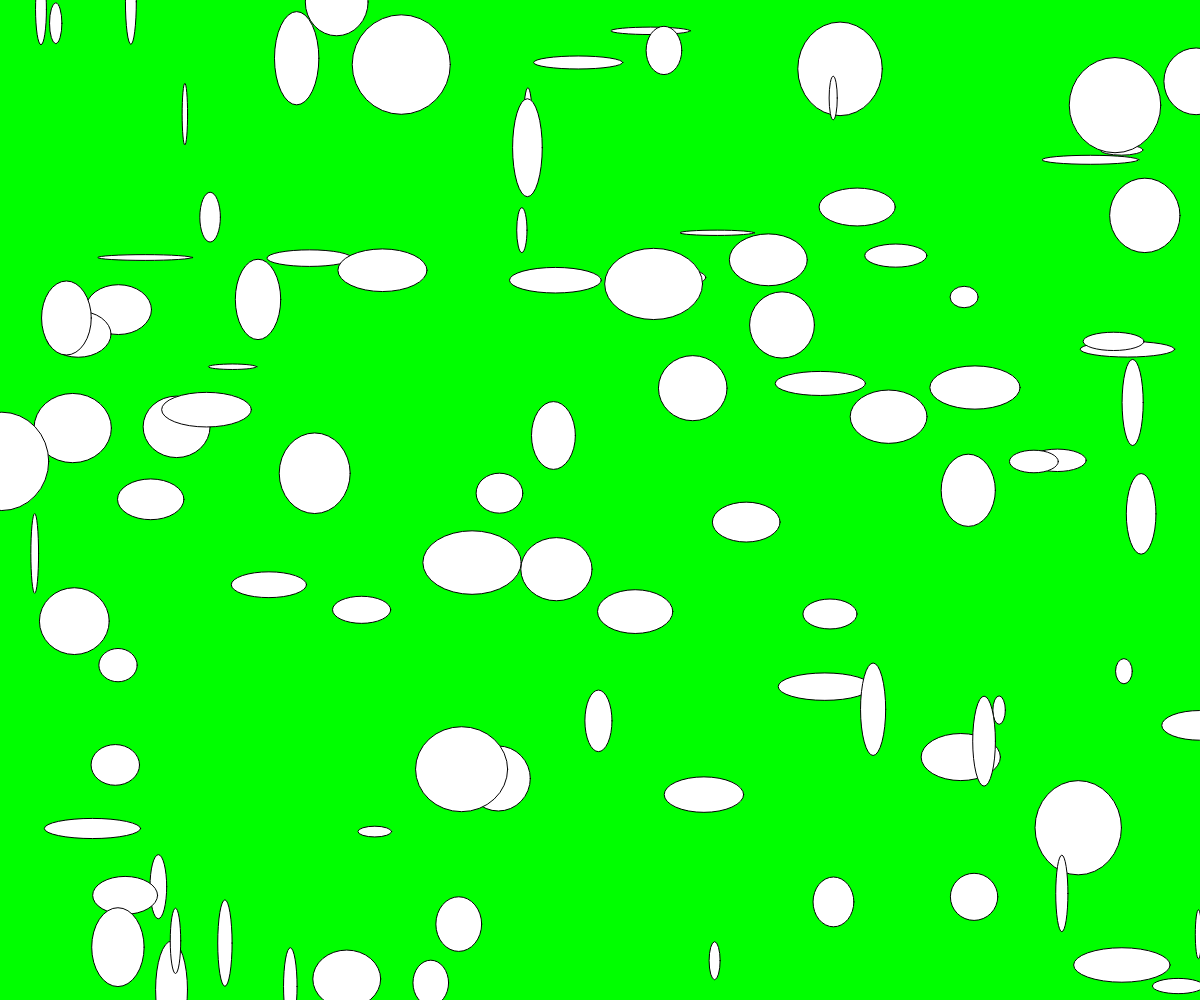
Frame 1 (no input)
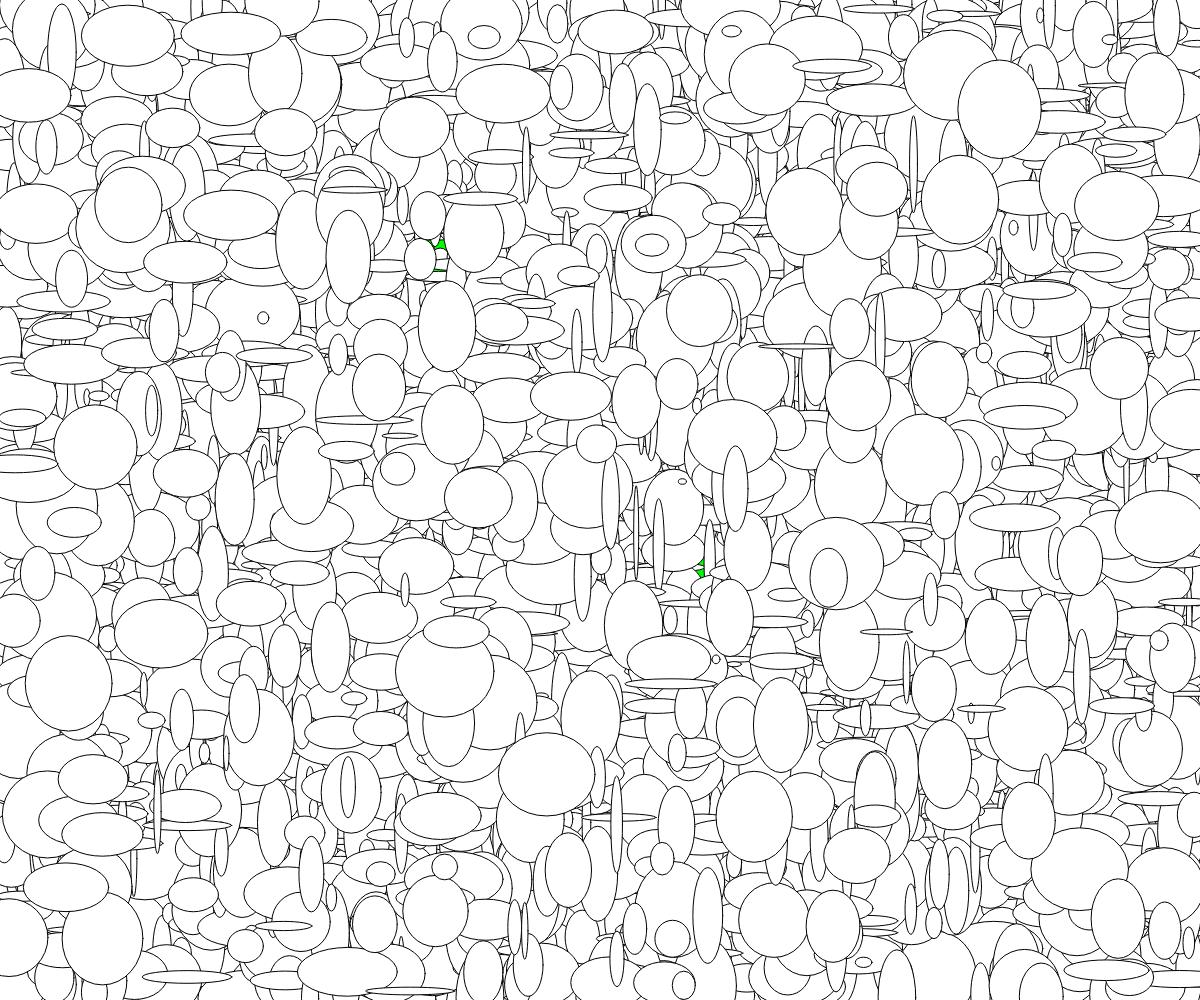
Frame 60 (no input)
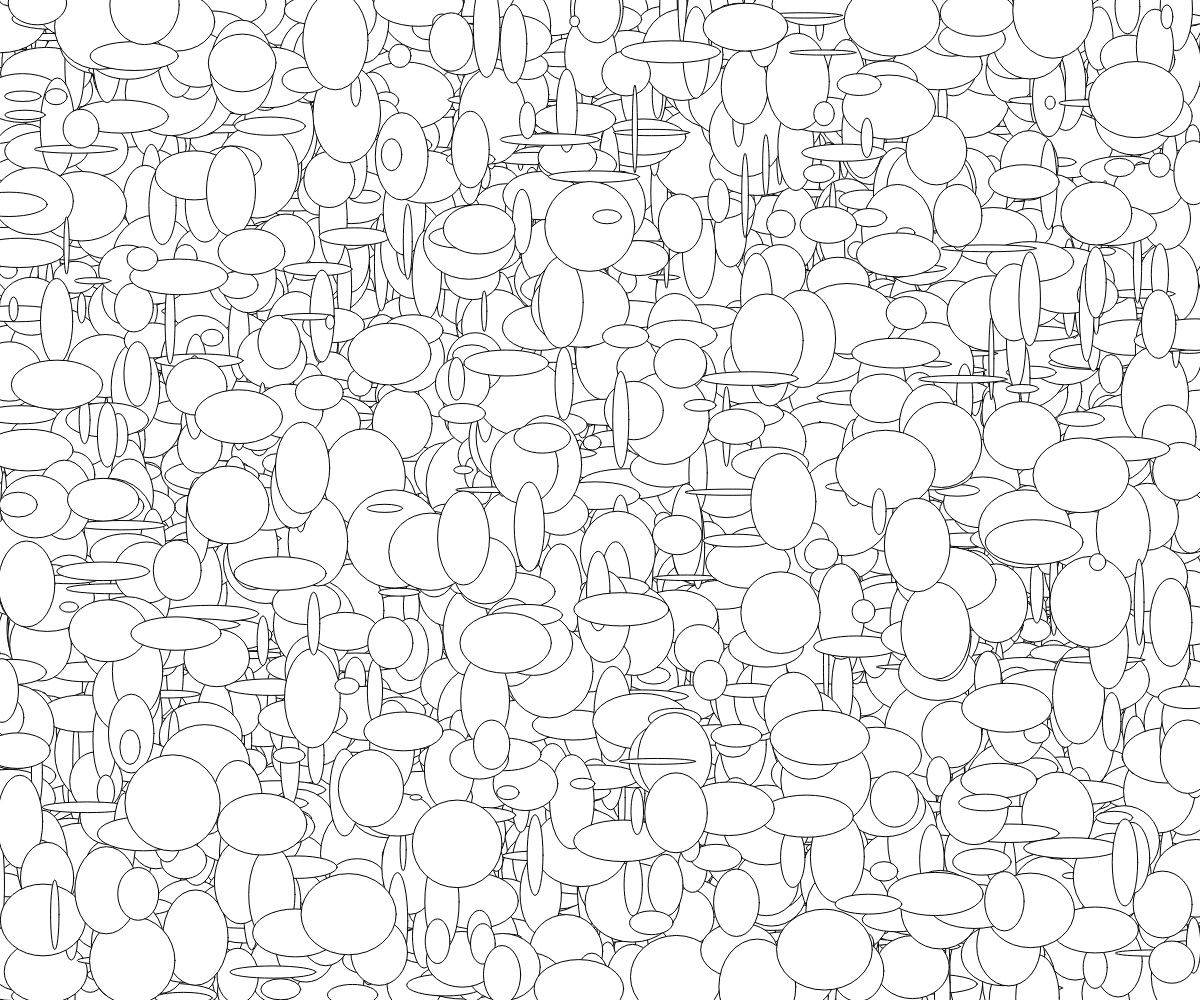
Frame 120 (the mouse pressed at the canvas centre since frame 60)

The p5.js sketch that drew these frames (run headless with seeded random() and noise() and a simulated clock; from frame 60 on, the mouse is pressed at the canvas centre):

// p5.js sketch
// ── sketch.js
let escala = 20;

function setup() {
  createCanvas(windowWidth, windowHeight);
  background(0, 255, 0);
  for (let iterador = 0; iterador < 10; iterador++) {
    console.log(iterador);
  }
}

function draw() {
  
  //ellipse(mouseX, mouseY, 10 * frameCount, 20 * escala);
for (let iterador = 0; iterador < 100; iterador++) {
    ellipse(random(0, width),
           random(0, height),
           random(5, 100),
           random(5, 100)
           );
  }
  // console.log(frameCount);
}
